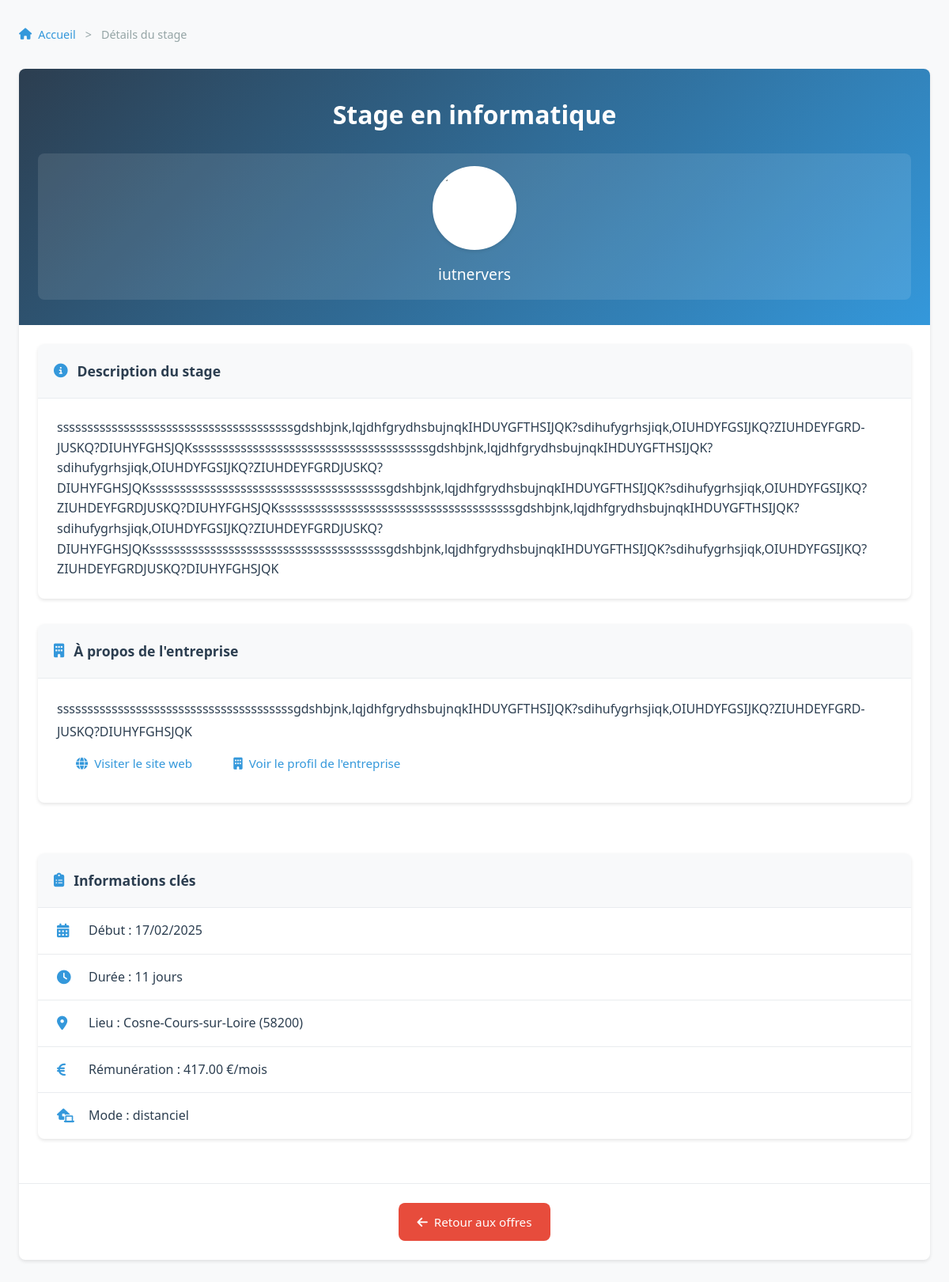
The page /app/views/internships/stage_details.php?id=43 on the database its author committed.
### tables this page shows
CREATE TABLE `offres_stages` (
  `id` int(11) NOT NULL,
  `entreprise_id` int(11) DEFAULT NULL,
  `titre` varchar(100) NOT NULL,
  `description` text,
  `date_debut` date DEFAULT NULL,
  `date_fin` date DEFAULT NULL,
  `lieu` varchar(255) DEFAULT NULL,
  `mode_stage` enum('distanciel','présentiel') NOT NULL,
  `logo` varchar(255) DEFAULT NULL,
  `email_contact` varchar(255) NOT NULL,
  `lien_candidature` varchar(255) DEFAULT NULL,
  `domaine` varchar(100) DEFAULT NULL,
  `remuneration` decimal(10,2) DEFAULT NULL,
  `pays` varchar(100) DEFAULT 'France',
  `ville` varchar(100) DEFAULT NULL,
  `code_postal` varchar(10) DEFAULT NULL,
  `region` varchar(100) DEFAULT NULL,
  `departement` varchar(100) DEFAULT NULL,
  `date_publication` timestamp NOT NULL DEFAULT CURRENT_TIMESTAMP
);

CREATE TABLE `entreprises` (
  `id` int(11) NOT NULL,
  `siret` varchar(14) NOT NULL,
  `nom` varchar(100) NOT NULL,
  `adresse` varchar(255) DEFAULT NULL,
  `ville` varchar(100) DEFAULT NULL,
  `code_postal` varchar(10) DEFAULT NULL,
  `pays` varchar(100) DEFAULT NULL,
  `telephone` varchar(20) DEFAULT NULL,
  `site_web` varchar(255) DEFAULT NULL,
  `lieu` varchar(255) DEFAULT NULL,
  `tva_intracommunautaire` varchar(50) DEFAULT NULL,
  `secteur_activite` varchar(100) DEFAULT NULL,
  `description` text,
  `adresse_facturation` varchar(255) DEFAULT NULL,
  `logo` varchar(255) DEFAULT NULL,
  `nom_contact` varchar(100) DEFAULT NULL,
  `username` varchar(100) NOT NULL,
  `email` varchar(255) NOT NULL,
  `password` varchar(255) NOT NULL,
  `role` enum('etudiant','entreprise','admin') NOT NULL DEFAULT 'entreprise',
  `date_creation` timestamp NOT NULL DEFAULT CURRENT_TIMESTAMP,
  `icone` varchar(255) DEFAULT NULL,
  `valide` tinyint(1) DEFAULT '0'
);

### app/views/internships/stage_details.php (the view, shortened to what this page needs)
<?php
require_once $_SERVER['DOCUMENT_ROOT'] . '/Gestion_Stage/app/config/database.php';
$id = (int) $_GET['id'];
$stmt = $pdo->prepare("
    SELECT o.*, e.nom AS nom_entreprise, e.description AS description_entreprise,
           e.site_web, o.logo AS offre_logo, DATEDIFF(o.date_fin, o.date_debut) AS duree
    FROM offres_stages o
    JOIN entreprises e ON o.entreprise_id = e.id
    WHERE o.id = ?
");
$stmt->execute([$id]);
$internship = $stmt->fetch(PDO::FETCH_ASSOC);
?>
<!DOCTYPE html>
<html lang="fr">
<head>
    <link rel="stylesheet" href="https://cdnjs.cloudflare.com/ajax/libs/font-awesome/6.1.1/css/all.min.css">
    <link rel="stylesheet" href="/Gestion_Stage/public/assets/css/style_stage_details.css">
</head>
<body>
    <div class="container">
        <nav class="breadcrumb">
            <a href="/Gestion_Stage/index.php"><i class="fas fa-home"></i> Accueil</a> >
            <span>Détails du stage</span>
        </nav>
        <main class="offer-container">
            <div class="offer-header">
                <h1><?php echo htmlspecialchars($internship['titre']); ?></h1>
                <div class="company-badge">
                    <?php if (!empty($internship['offre_logo'])): ?>
                        <img src="/Gestion_Stage/public/uploads/logos/<?php echo htmlspecialchars(basename($internship['offre_logo'])); ?>"
                             alt="Logo <?php echo htmlspecialchars($internship['nom_entreprise']); ?>"
                             class="company-logo"
                             onerror="this.onerror=null; this.src='/Gestion_Stage/public/assets/images/default-company.png';">
                    <?php else: ?>
                        <div class="company-logo-placeholder">
                            <i class="fas fa-building"></i>
                        </div>
                    <?php endif; ?>
                    <span class="company-name"><?php echo htmlspecialchars($internship['nom_entreprise']); ?></span>
                </div>
            </div>
            <div class="offer-grid">
                <div class="offer-main">
                <div class="card">
                    <h2><i class="fas fa-info-circle"></i> Description du stage</h2>
                    <div class="card-content">
                        <div class="description-text">
                            <?php echo nl2br(htmlspecialchars($internship['description'])); ?>
                        </div>
                    </div>
                </div>
                    <div class="card">
                        <h2><i class="fas fa-building"></i> À propos de l'entreprise</h2>
                        <div class="card-content">
                            <?php echo nl2br(htmlspecialchars($internship['description_entreprise'] ?? '')); ?>
                            <div class="company-links">
                                <?php if (!empty($internship['site_web'])): ?>
                                    <a href="<?php echo htmlspecialchars($internship['site_web']); ?>"
                                       target="_blank"
                                       class="btn btn-link">
                                        <i class="fas fa-globe"></i> Visiter le site web
                                    </a>
                                <?php endif; ?>
                                <a href="/Gestion_Stage/app/views/company_profile.php?id=<?php echo $internship['entreprise_id']; ?>"
                                   class="btn btn-link">
                                    <i class="fas fa-building"></i> Voir le profil de l'entreprise
                                </a>
                            </div>
                        </div>
                    </div>
                </div>
                <aside class="offer-sidebar">
                    <div class="card info-card">
                        <h2><i class="fas fa-clipboard-list"></i> Informations clés</h2>
                        <ul class="info-list">
                            <li>
                                <i class="fas fa-calendar-alt"></i>
                                <span>Début : <?php echo date('d/m/Y', strtotime($internship['date_debut'])); ?></span>
                            </li>
                            <li>
                                <i class="fas fa-clock"></i>
                                <span>Durée : <?php echo $internship['duree'] . ' jours'; ?></span>
                            </li>
                            <li>
                                <i class="fas fa-map-marker-alt"></i>
                                <span>Lieu : <?php echo htmlspecialchars($internship['ville'] . ' (' . $internship['code_postal'] . ')'); ?></span>
                            </li>
                            <li>
                                <i class="fas fa-euro-sign"></i>
                                <span>Rémunération : <?php echo htmlspecialchars($internship['remuneration']); ?> €/mois</span>
                            </li>
                            <li>
                                <i class="fas fa-laptop-house"></i>
                                <span>Mode : <?php echo htmlspecialchars($internship['mode_stage']); ?></span>
                            </li>
                        </ul>
                    </div>
                </aside>
            </div>
            <div class="navigation-buttons">
                <a href="/Gestion_Stage/app/views/internships/all_internships.php" class="btn btn-secondary">
                    <i class="fas fa-arrow-left"></i> Retour aux offres
                </a>
            </div>
        </main>
    </div>
</body>
</html>

### public/assets/css/style_stage_details.css (style rules this page uses)
:root { --primary: #2c3e50; --secondary: #3498db; --accent: #e74c3c; --success: #2ecc71; --text: #2c3e50; --text-light: #95a5a6; --bg: #f8f9fa; --border: #e9ecef; --radius: 8px; --shadow: 0 2px 4px rgba(0,0,0,0.1); --transition: all 0.3s ease; }
body { font-family: 'Segoe UI', system-ui, -apple-system, sans-serif; line-height: 1.6; color: var(--text); background: var(--bg); margin: 0; }
.container { max-width: 1200px; margin: 2rem auto; padding: 0 1.5rem; }
.breadcrumb { display: flex; align-items: center; gap: 0.75rem; font-size: 0.9rem; margin-bottom: 2rem; color: var(--text-light); }
.breadcrumb a { color: var(--secondary); text-decoration: none; display: flex; align-items: center; gap: 0.5rem; }
.offer-container { background: white; border-radius: var(--radius); box-shadow: var(--shadow); overflow: hidden; }
.offer-header { background: linear-gradient(135deg, var(--primary), var(--secondary)); color: white; padding: 3rem 2rem; text-align: center; }
.offer-header h1 { margin: 0 0 1.5rem; font-size: 2rem; font-weight: 600; text-align: center; }
.company-badge { background: rgba(255, 255, 255, 0.1); padding: 1rem; border-radius: var(--radius); display: flex; flex-direction: column; align-items: center; gap: 1rem; }
.company-logo { width: 100px; height: 100px; border-radius: 50%; object-fit: cover; border: 3px solid white; box-shadow: var(--shadow); background: white; }
.company-name { font-size: 1.2rem; font-weight: 500; color: white; text-align: center; }
.offer-grid { display: grid; grid-template-columns: 2fr 1fr; gap: 2rem; padding: 2rem; }
.card { background: white; border-radius: 8px; box-shadow: 0 2px 4px rgba(0,0,0,0.1); margin-bottom: 2rem; transition: transform 0.3s ease, box-shadow 0.3s ease; overflow: hidden; height: fit-content; }
.card h2 { margin: 0; padding: 1.25rem; font-size: 1.1rem; color: var(--primary); background: var(--bg); border-bottom: 1px solid var(--border); display: flex; align-items: center; gap: 0.75rem; }
.card h2 i { color: var(--secondary); }
.card-content { padding: 1.5rem; color: var(--text); line-height: 1.8; max-width: 100%; overflow-wrap: break-word; word-wrap: break-word; word-break: break-word; hyphens: auto; }
.description-text { white-space: normal; word-wrap: break-word; overflow-wrap: break-word; line-height: 1.6; }
.info-list { list-style: none; padding: 0; margin: 0; }
.info-list li { display: flex; align-items: center; gap: 1rem; padding: 1rem 1.5rem; border-bottom: 1px solid var(--border); }
.info-list li:last-child { border-bottom: none; }
.info-list i { color: var(--secondary); font-size: 1.1rem; width: 1.5rem; }
.btn { display: inline-flex; align-items: center; justify-content: center; gap: 0.5rem; padding: 0.75rem 1.5rem; font-size: 0.95rem; font-weight: 500; border-radius: var(--radius); border: none; cursor: pointer; text-decoration: none; transition: var(--transition); }
.btn-secondary { background: var(--accent); color: white; }
.btn-link { color: var(--secondary); text-decoration: none; display: inline-flex; align-items: center; gap: 0.5rem; }
.navigation-buttons { padding: 1.5rem; border-top: 1px solid var(--border); text-align: center; }
.info-card { position: sticky; top: 20px; }
@media (max-width: 1224px) { .offer-grid { grid-template-columns: 1fr; padding: 1.5rem; } }
@media (max-width: 1224px) { .offer-header { padding: 2rem 1.5rem; } }

### rows shown on the page
offres_stages: titre "Stage en informatique", entreprise.nom "iutnervers", description "sssssssssssssssssssssssssssssssssssssssgdshbjnk,lqjdhfgrydhsbujnqkIHDUYGFTHSIJQK?sdihufygrhsjiqk,OIUHDYFGSIJKQ?ZIUHDEYFGRDJUSKQ?DIUHYFGHSJQKsssssssssssssssssssssssssssssssssssssssgdshbjnk,lqjdhfgrydhsbujnqkIHDUYGFTHSIJQK?sdihufygrhsjiqk,OIUHDYFGSIJKQ?ZIUHDEYFGRDJUSKQ?DIUHYFGHSJQKsssssssssssssssssssssssssssssssssssssssgdshbjnk,lqjdhfgrydhsbujnqkIHDUYGFTHSIJQK?sdihufygrhsjiqk,OIUHDYFGSIJKQ?ZIUHDEYFGRDJUSKQ?DIUHYFGHSJQKsssssssssssssssssssssssssssssssssssssssgdshbjnk,lqjdhfgrydhsbujnqkIHDUYGFTHSIJQK?sdihufygrhsjiqk,OIUHDYFGSIJKQ?ZIUHDEYFGRDJUSKQ?DIUHYFGHSJQKsssssssssssssssssssssssssssssssssssssssgdshbjnk,lqjdhfgrydhsbujnqkIHDUYGFTHSIJQK?sdihufygrhsjiqk,OIUHDYFGSIJKQ?ZIUHDEYFGRDJUSKQ?DIUHYFGHSJQK", entreprise.description "sssssssssssssssssssssssssssssssssssssssgdshbjnk,lqjdhfgrydhsbujnqkIHDUYGFTHSIJQK?sdihufygrhsjiqk,OIUHDYFGSIJKQ?ZIUHDEYFGRDJUSKQ?DIUHYFGHSJQK", date_debut "17/02/2025", ville+code_postal "Cosne-Cours-sur-Loire (58200)", remuneration "417.00", mode_stage "distanciel"

### other values the page prints
$internship['duree'] "11"
